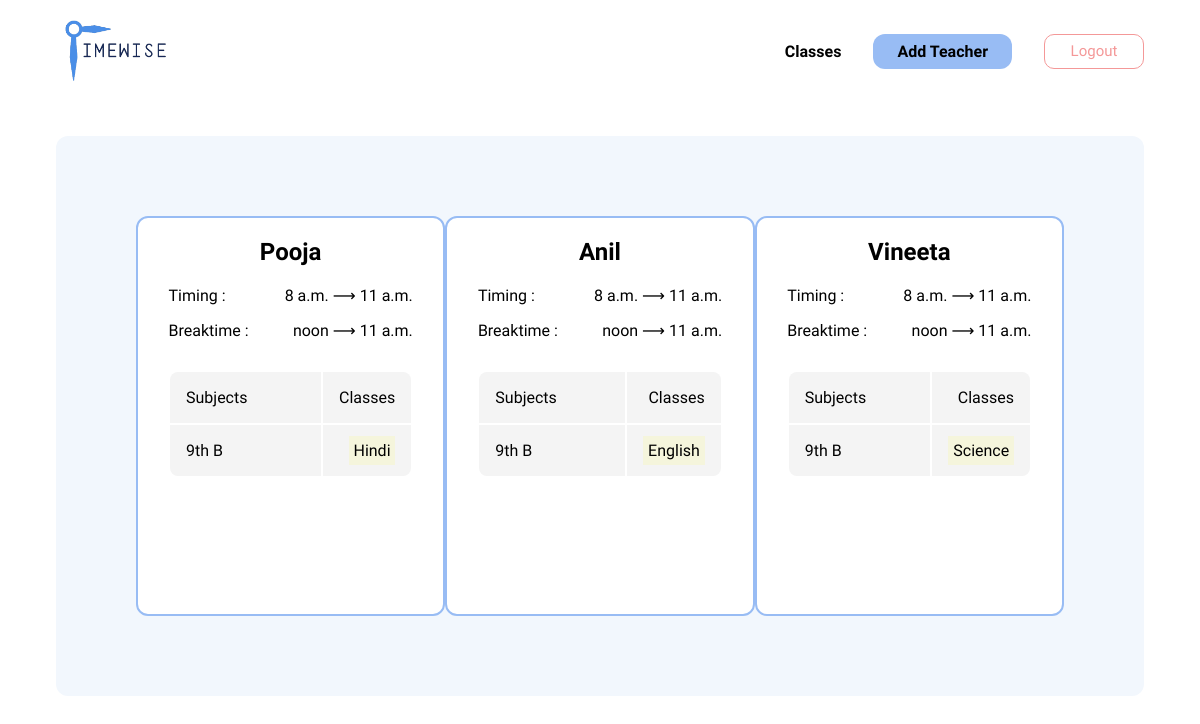
Screenshot of /teacher/ (signed in) with the database file from the repository.
### generator/models.py (models this page shows)
class Teacher(models.Model):
    id = models.AutoField(primary_key=True)
    name = models.CharField(max_length=100)
    start_time = models.TimeField()
    end_time = models.TimeField()
    break_start = models.TimeField()
    break_end = models.TimeField()
    author = models.ForeignKey(
        settings.AUTH_USER_MODEL, on_delete=models.CASCADE, null=True
    )
    classes = models.JSONField(null=True)

### generator/views.py (the view, shortened to what this page needs)
# urls.py: path("teacher/", views.teacher, name="teacher"),
def teacher(request):
    if request.user.is_authenticated:
        teacher_data = Teacher.objects.filter(author=request.user)
        print(Fore.GREEN)
        a = {}
        for teacher in teacher_data:
            try:
                a[teacher.name] = json.loads(teacher.classes)
            except:
                pass
        print(a)
        print(Fore.RESET)
        return render(
            request, "generator/teachers.html", {"teachers": teacher_data, "classes": a}
        )
    else:
        return redirect("generator:register")

### generator/templates/generator/teachers.html (shortened to what this page needs)
{% load static %}
<!DOCTYPE html>
<html lang="en">
<head>
    <link rel="stylesheet" href="{% static './style.css' %}">
</head>
<body>
    <nav class="nav-bar">
        <img src="{% static './images/logo.png' %}" class="logo">
        <div class="nav-urls">
            <div class="sub-url">
                <a href="{% url 'generator:home' %}">
                    Classes
                </a>
            </div>
            <div id="add-class" class="url-link">
                Add Teacher
            </div>
            <a href="{% url 'generator:logout' %}">
                <button class="logout">Logout</button>
            </a>
        </div>
    </nav>
    <main class="main" style="padding: 5rem; height: 50vh;">
        {% for t in teachers %}
        <section class="class">
            <h2 class="class-name">
                {{ t.name }}
            </h2>
            <div class="secondary-card">
                <div class="secondary-info">
                    <div class="secondary-title">
                        Timing :
                    </div>
                    <div class="secondary-value">
                        {{ t.start_time }} ⟶ {{ t.end_time }}
                    </div>
                </div>
                <div class="secondary-info">
                    <div class="secondary-title">
                        Breaktime :
                    </div>
                    <div class="secondary-value">
                        {{ t.break_start }} ⟶ {{ t.break_end }}
                    </div>
                </div>
            </div>
            <div class="secondary-table">
                    <div class="table-sub">
                        Subjects
                    </div>
                    <div class="table-lec">
                        Classes
                    </div>
                    <ul class="table-data-sub">
                        {% for key1,value1 in classes.items %}
                        {% if key1 == t.name %}
                         {% for s, j in value1.items %}
                        <li>
                                {{ s }}
                        </li>
                        {% endfor %}
                        {% endif %}
                        {% endfor %}
                    </ul>
                    <ul class="table-data-lec">
                        {% for key1,value1 in classes.items %}
                        {% if key1 == t.name %}
                        <li>
                         {% for s, j in value1.items %}
                                {% for k in j %}
                                <span style="background-color: beige; padding: .3rem;">{{ k }}</span>
                                {% endfor %}
                                {% endfor %}
                            </li>
                            {% endif %}
                        {% endfor %}
                    </ul>
            </div>
        </section>
        {% endfor %}
    </main>
</body>
</html>

### generator/static/style.css (style rules this page uses)
* { font-family: 'Rajdhani', sans-serif; }
body { padding: .5rem 3rem; }
.logout { width: 100px; height: 35px; background-color: white; color: #F49898; border: #F49898 solid 1px; border-radius: 10px; font-size: 15px; }
nav.nav-bar { display: flex; justify-content: space-between; align-items: center; }
.nav-urls { display: flex; gap: 2rem; font-weight: 600; align-items: center; }
.logo { height: 70px; filter: hue-rotate(30deg); }
.url-link { padding: .5rem 1.5rem; background-color: #98BCF4; border-radius: 12px; }
main.main { background-color: #F2F7FD; display: grid; grid-template-columns: 1fr 1fr 1fr; justify-content: space-around; padding: 2rem; border-radius: 12px; margin-top: 50px; }
.class { border: 2px solid #98BCF4; background-color: #fff; border-radius: 12px; }
.class-name { text-align: center; }
.secondary-info { display: flex; gap: .5rem; align-items: flex-start; justify-content: space-between; padding: 0rem 4rem; width: 80%; }
.secondary-card { display: flex; flex-direction: column; align-items: center; justify-content: center; gap: 1rem; }
.secondary-table { display: grid; grid-template-columns: 1fr 1fr 1fr; align-items: flex-start; text-align: left; gap: 2px; column-gap: 2px; margin: 2rem; }
ul { list-style: none; margin: 0; }
.secondary-table div, .secondary-table ul { padding: 1rem; background-color: #F4F4F4; }
.table-sub { border-top-left-radius: 8px; grid-column: 1 / 3; }
.table-lec { border-top-right-radius: 8px; text-align: right; }
.table-data-sub { border-bottom-left-radius: 8px; grid-column: 1 / 3; }
.table-data-lec { border-bottom-right-radius: 8px; text-align: right; }
button { cursor: pointer; }
a { text-decoration: none; color: currentColor; }

### rows the page displays
Teacher: name "Pooja", start_time "8 a.m.", end_time "11 a.m.", break_start "noon", break_end "11 a.m.", value1 "9th B", j "Hindi"
Teacher: name "Anil", start_time "8 a.m.", end_time "11 a.m.", break_start "noon", break_end "11 a.m.", value1 "9th B", j "English"
Teacher: name "Vineeta", start_time "8 a.m.", end_time "11 a.m.", break_start "noon", break_end "11 a.m.", value1 "9th B", j "Science"
